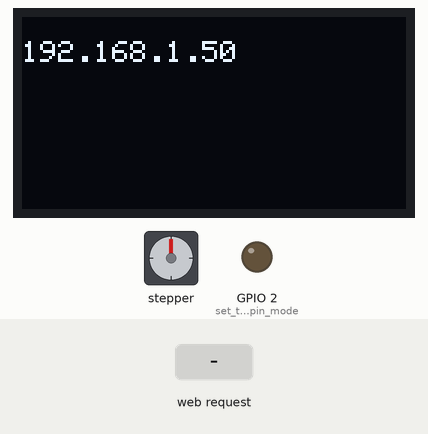
Bench run of a sketch on a simulated ESP32. On the bench: 128×64 one-colour display, stepper motor, output pins drawn as LEDs (lit = HIGH). The inputs (shaded band) are chosen by the test bench. WiFi joins after 1.5 s; servers stay silent unless stated; the display library's start-up logo is not drawn; stepper angles assume 2048 steps per turn; what the sketch prints to the serial monitor is not drawn.

Above: at 3.8 s.
3.9 s: HTTP request GET /get?data=TEST received
At 4.4 s:
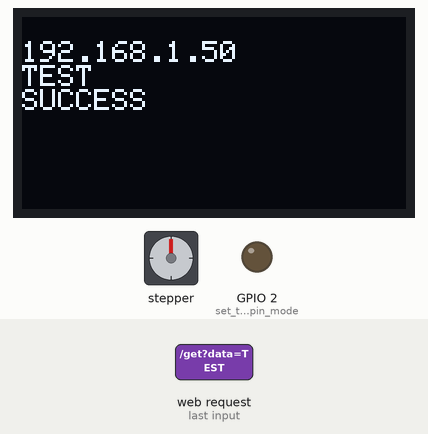
5.4 s: HTTP request GET /get?data=CONFIG3 received
At 5.8 s:
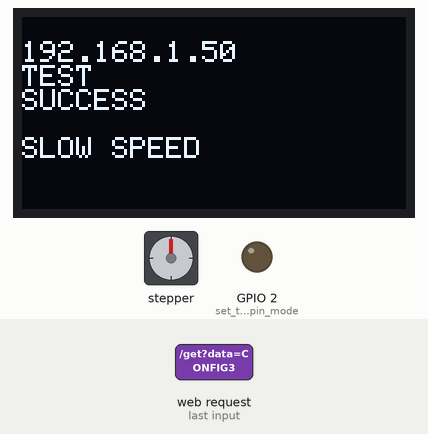
6.9 s: HTTP request GET /get?data=CONFIG5 received
At 8.1 s:
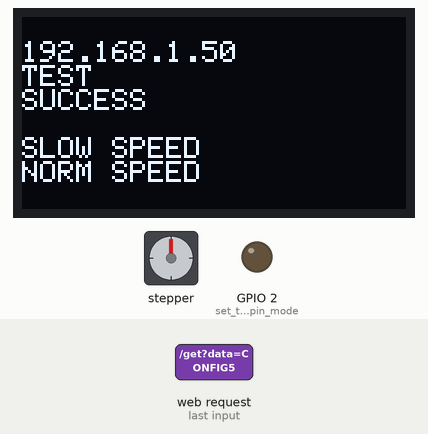
8.4 s: HTTP request GET /get?data=CONFIG10 received
At 9.3 s:
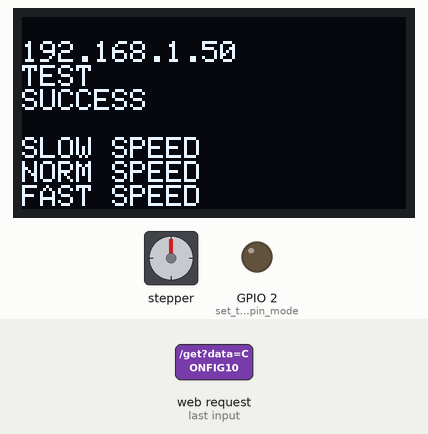
9.9 s: HTTP request GET /get?data=1 received
Timing chart, 0 to 12.4 s (numbered marks = the images above; inputs shaded):
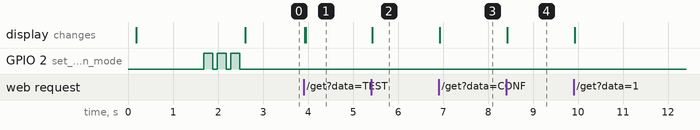

Measured:
- after the input at 3.9 s, the display: first changes at once (image 1 shows a later state)
- after the input at 5.4 s, the display: changes at once (image 2)
- after the input at 6.9 s, the display: changes at once (image 3)
- after the input at 8.4 s, the display: changes at once (image 4)

The sketch:

SimpleWiFiServerWithStepper.ino
```cpp
#include <Stepper.h>
#include <WiFi.h>
#include <WebServer.h>
#include <SPI.h>
#include <Wire.h>
#include <Adafruit_GFX.h>
#include <Adafruit_SSD1306.h>

WebServer server(80);

const int stepsPerRevolution = 2048;  // change this to fit the number of steps per revolution

 const char* ssid     = "RedmiEma";
 const char* password = "APPAMIT0";

// ULN2003 Motor Driver Pins
#define IN1 27
#define IN2 13
#define IN3 14
#define IN4 12

#define SCREEN_WIDTH 128 // OLED display width, in pixels
#define SCREEN_HEIGHT 64 // OLED display height, in pixels

#define OLED_RESET     -1 // Reset pin # (or -1 if sharing Arduino reset pin)
#define SCREEN_ADDRESS 0x3C //Oled Screen Address for initialization
Adafruit_SSD1306 display(SCREEN_WIDTH, SCREEN_HEIGHT, &Wire, OLED_RESET); //initialization of Oled Screen


int displayCounter = -1; //Used to reset display when full
int rowCounter = 17; //Used to print to the second column correctly
int movement = 0;
int smallStep = 4;
String currentData;

//Stepper initialization
Stepper myStepper(stepsPerRevolution, IN1, IN3, IN2, IN4);

//Converts desired degrees in steps depending on stepsPerRevolution
void moveInDegrees (int degrees){
  int steps= (degrees*stepsPerRevolution)/360;
  myStepper.step(steps);
}


void displayMessage (String message){

  if (displayCounter < 11){

    if(displayCounter >= 5){ //when we exceed the space on the first column move to the second
      display.setCursor(64, rowCounter);
      display.println(message);
      display.display();
      displayCounter++;
      rowCounter += 8;
    }
    else{
      display.println(message);
      display.display();
      displayCounter++;
    }

  }
  else {
    //when display is full reset it but printing again the address
    display.clearDisplay();
    display.setCursor(0, 8);
    display.println(WiFi.localIP());
    display.println(message);
    display.display();
    displayCounter=0;
    rowCounter = 17;
  }
}


void handleRoot() {
  server.send(200, "text/plain", "Ready");
}

// Reads GET request, for example
// write http://192.168.0.177/get?data=809 to have 809 degrees movement
void handleGet() {
  if (server.hasArg("data")) {
    String data = server.arg("data");

    //if the recived data is a number we roteate by that amount
      if (data.toInt()!=0)
      {
        displayMessage (data);
        //converts data received to int and moves motor
        int degrees = data.toInt();
        moveInDegrees(degrees);
      }
      Serial.println("Data: " + data);


    //if the data has changed in comparison to the one before and it is a string
    if (currentData!=data){
      currentData = data;
      if (data.toInt()==0)
      {
        //if data is a configuration text, change motor speed accordingly
        if (data =="CONFIG3"){
          myStepper.setSpeed(3);
          displayMessage("SLOW SPEED");
          }
        if (data =="CONFIG5"){
          myStepper.setSpeed(5);
          displayMessage("NORM SPEED");
        }
        if (data == "CONFIG10"){
          myStepper.setSpeed(8);
          displayMessage("FAST SPEED");
        }
        //Display successful connection
        if (data== "TEST"){
          displayMessage("TEST");
          displayMessage("SUCCESS");
          displayMessage("");
        }
        if (data== "CW"){
          movement = smallStep;
          displayMessage("CLOCKWISE");
        }
        if (data== "CCW"){
          movement = -smallStep;
          displayMessage("COUNTERCLO");
        }
        if (data== "STOP"){
          myStepper.step(0);
          movement = 0;
          displayMessage("STOP");
        }
      }

    }
    //TODO: decide if other data type has to be printed or not
    server.send(200, "text/plain", "Data Received");
  }
}
void handlePost() {
  server.send(200, "text/plain", "Processing Data");
}

void handleUpload() {
  HTTPUpload& upload = server.upload();
  if (upload.status == UPLOAD_FILE_START) {
    Serial.println("Receiving data:");
  } else if (upload.status == UPLOAD_FILE_WRITE) {
    Serial.write(upload.buf, upload.currentSize);
  } else if (upload.status == UPLOAD_FILE_END) {
    server.send(200, "text/plain", "Data: ");
  }
}


void setup()
{
    Serial.begin(115200);
    pinMode(2, OUTPUT);      // set the LED pin mode
    Wire.begin(26, 25); // change deafult I2C pins

    // SSD1306_SWITCHCAPVCC = generate display voltage from 3.3V internally
  if(!display.begin(SSD1306_SWITCHCAPVCC, SCREEN_ADDRESS)) {
    Serial.println(F("SSD1306 allocation failed"));
    for(;;); // Don't proceed, loop forever
    }

  // Show initial display buffer contents on the screen --
  // the library initializes this with an Adafruit splash screen.
    display.display();
    delay(100);
    display.clearDisplay();
    display.setTextSize(1);
    display.setTextColor(WHITE);
    display.setCursor(0, 0);
    display.println("Connecting to:");
    display.println(ssid);
    display.display();

    // We start by connecting to a WiFi network
    Serial.println();
    Serial.println();
    Serial.print("Connecting to ");
    Serial.println(ssid);

    WiFi.begin(ssid, password);

    while (WiFi.status() != WL_CONNECTED) {
        delay(500);
        Serial.print(".");
    }

    Serial.println("");
    Serial.println("WiFi connected.");
    Serial.println("IP address: ");
    Serial.println(WiFi.localIP());


    //Blink 3 times to signal wifi connection
    for (int i=0; i<3; i++){
      digitalWrite(2, HIGH);
      delay(200);
       digitalWrite(2, LOW);
      delay(100);

    }
    server.on("/", handleRoot);
    server.on("/get", HTTP_GET, handleGet);
    server.on("/post", HTTP_POST, handlePost, handleUpload);
    server.begin();
    myStepper.setSpeed(5);

    //Print address for the first time
    display.clearDisplay();
    display.setTextSize(1);
    display.setTextColor(WHITE);
    display.setCursor(0, 8);
    display.println(WiFi.localIP());
    display.display();
}

void loop()
{
  myStepper.step(movement);
  server.handleClient();
}
```
